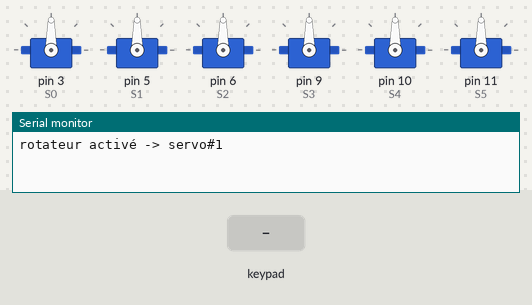
Bench run of a sketch on a simulated Arduino Uno, built with avr-gcc and run on an emulated ATmega328P. Parts: 6 × servo, the last lines printed to the serial monitor. The inputs (shaded band) are chosen by the test bench.

Above: at 1.2 s.
1.3 s: key 'U' pressed
At 2.9 s:
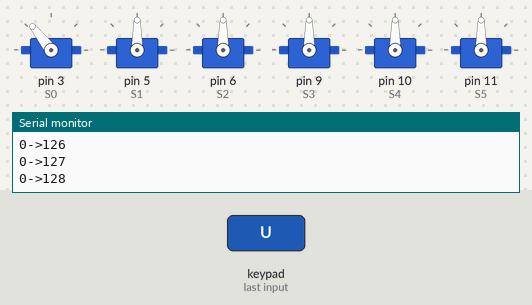
3.2 s: key 'L' pressed
At 4.0 s:
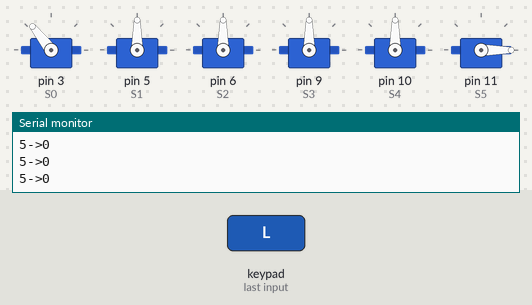
4.7 s: key 'D' pressed
At 6.3 s:
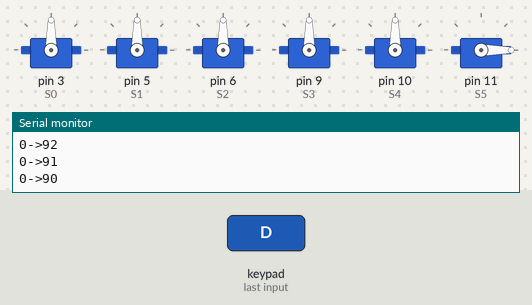
6.6 s: key 'D' pressed
At 8.0 s:
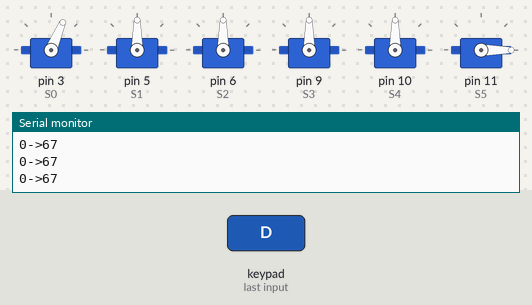
8.3 s: key 'U' pressed
At 9.4 s:
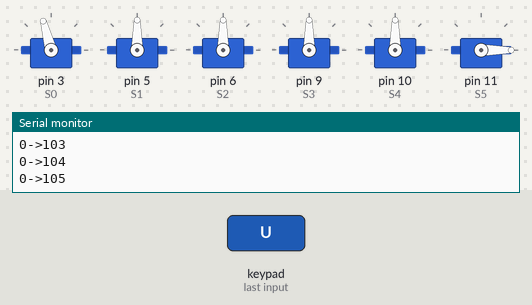
Timing chart, 0 to 11.2 s (numbered marks = the images above; inputs shaded):
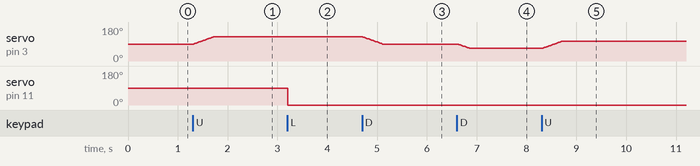

The sketch:

inMoov_control_6servos_nunchuk.ino
```cpp
//Librairies indispensables
#include <Nunchuk.h>
#include <Servo.h>
#include <Wire.h>

//Construction des objets Servo => fonctions  => index dans le tableau
Servo S0; //servo => 0
Servo S1; //servo => 1
Servo S2; //servo => 2
Servo S3;//servo => 3
Servo S4;//servo => 4
Servo S5;//servo => 5 et géré par X

String servo_name[5] = {"servo#0","servo#1","servo#2","servo#3","servo#4"};
//Définitions des valeurs initiales
//---------------------------------
int servo_min[5] = {67,80,80,80,80};
int servo_max[5] = {143,100,100,100,100};
int servo_rest[5] = {90,90,90,90,90}; //position à la mise sous tension
int servo_rev[5] = {0,0,0,0,0}; //sens de fonctionnement des servos 0=normal 1=reverse


int servo_speed = 1 ;//vitesse des servos : entre 1 (lent) à 10 (rapide) ; 3 est une bonne valeur à priori

//gestion du 'rotateur' pour les servos : à chaque appui sur Z on change de servo (en réalité on détecte le relachement du bouton, qui est unique dans une série de cycles loop)
int servo = 0; //servo#0 est le servo activé au démarrage
int reAct = 1 ; //on positionne le reAct prêt à détecter un passage Z de 1 à 0

//le servo#5 est au repos à mi-course
int S5_rest = 90;
int S5_min = 0;
int S5_max = 180;
int S5_rev = 0;

// SETUP ********************
void setup() {
// attacher les servos
S0.attach(3);
S1.attach(5);
S2.attach(6);
S3.attach(9);
S4.attach(10);
S5.attach(11);

////position de repos
S0.write(servo_rest[0]);
S1.write(servo_rest[1]);
S2.write(servo_rest[2]);
S3.write(servo_rest[3]);
S4.write(servo_rest[4]);
S5.write(S5_rest);


Serial.begin(9600); //ouverture du port Série
Wire.begin(); //début de la liaison I2C
nunchuk_init(); //init de la lib du Nunchuk
}
// endof SETUP
// LOOP *********************************
void loop() {
  //lecture des infos du nunchuk
  if (nunchuk_read()){
        int x = nunchuk_joystickX();    //joystick X position
        int y = nunchuk_joystickY();    //joystick Y position
         boolean z = nunchuk_buttonZ();  //z button status
         boolean c = nunchuk_buttonC();  //c button status
        delay(10);
        rotator(c,z); //écoute Z et C pour rotation de servos
        int activeServo = getActiveServo(servo); //servo actif
        //on travaille sur Y pour ouvrir ou fermer un servo
        if (y > 40 || y < -40) {
          int rest = moveDevice (activeServo,
                   servo_rest[activeServo],
                   servo_max[activeServo],
                   servo_min[activeServo],
                   servo_rev[activeServo],
                   servo_speed,
                   y);

          servo_rest[activeServo] = rest;
        }
        //on travaille sur X pour tourner le S5
        if (x > 40 || x < -40) {
          int rest = moveDevice (5,
                   servo_rest[S5_rest],
                   servo_max[S5_max],
                   servo_min[S5_min],
                   servo_rev[S5_rev],
                   servo_speed,
                   x);

          S5_rest = rest ;
        }

        }
  }
//endof LOOP
//fonctions--------------------------------------------------------------------------------------------------------

// moveDevice reçoit les paramètres d'un servo à actionner ; l'incrément servoSpeed détermine le pas et donc la vitesse
// device : n°d'index du servo concerné
// dev_rest : position instantanée
// dev_max et dev_min : extrêmes à ne pas dépasser
// dev_rev : indicateur de reverse, indique si le servo doit fonctionner à l'envers (auquel cas on calcule le pas différemment)
// value : valeur de l'axe du Nunchuk ; dans ce sketch cette valeur donne uniquement le sens de fonctionnementet n'entre pas en compte dans le calcul de la position à atteindre
int moveDevice (int device, int dev_rest, int dev_max, int dev_min, int dev_rev, int servo_speed, int value){
  if (value > 0) { // sens "positif"

    if (dev_rev == 0) { //si le device est inversé on décrémente
      dev_rest += servo_speed;
    }
    else {
      dev_rest -= servo_speed;
    }

    if (dev_rest > dev_max) {dev_rest = dev_max ;} // ne pas dépasser les valeurs limites !!
    else if (dev_rest < dev_min) {dev_rest = dev_min ;}

//on actionne le servo concerné uniquement
    switch (device){
        case 0:
        Serial.println(String(device) + "->" + String(dev_rest));
        S0.write(dev_rest);
        break;
        case 1:
        Serial.println(String(device) + "->" + String(dev_rest));
        S1.write(dev_rest);
        break;
        case 2:
        Serial.println(String(device) + "->" + String(dev_rest));
        S2.write(dev_rest);
        break;
        case 3:
        Serial.println(String(device) + "->" + String(dev_rest));
        S3.write(dev_rest);
        break;
        case 4:
        Serial.println(String(device) + "->" + String(dev_rest));
        S4.write(dev_rest);
        break;
        case 5:
        Serial.println(String(device) + "->" + String(dev_rest));
        S5.write(dev_rest);
        break;
    }
  }
  if (value < 0) { //sens "négatif"

        if (dev_rev == 0) { //si le device est inversé on incrémente
      dev_rest -= servo_speed;
    }
    else {
      dev_rest += servo_speed;
    }

    if (dev_rest > dev_max) {dev_rest = dev_max ;} // ne pas dépasser les valeurs limites !!
    else if (dev_rest < dev_min) {dev_rest = dev_min ;}

    switch (device){
        case 0:
        Serial.println(String(device) + "->" + String(dev_rest));
        S0.write(dev_rest);
        break;
        case 1:
        Serial.println(String(device) + "->" + String(dev_rest));
        S1.write(dev_rest);
        break;
        case 2:
        Serial.println(String(device) + "->" + String(dev_rest));
        S2.write(dev_rest);
        break;
        case 3:
        Serial.println(String(device) + "->" + String(dev_rest));
        S3.write(dev_rest);
        break;
        case 4:
        Serial.println(String(device) + "->" + String(dev_rest));
        S4.write(dev_rest);
        break;
        case 5:
        Serial.println(String(device) + "->" + String(dev_rest));
        S5.write(dev_rest);
        break;
    }
  }
  return dev_rest;
}


void printActiveServo(int param){ //envoi un message sur serial précisant le doigt actif
  switch (param) {
    case 0:
      Serial.println("servo#0 est actif");
    break;
    case 1:
      Serial.println("servo#1 est actif");
    break;
    case 2:
      Serial.println("servo2 est actif");
    break;
    case 3:
      Serial.println("servo#3 est actif");
    break;
    case 4:
      Serial.println("servo#4 est actif");
    break;
        }
}


void rotator(boolean c, boolean z){//gestion du rotateur de servo, activé par Z
            if ( z == 1 && reAct == 0){ //détection du Z et armement de reAct
              //Serial.println(z);
              printActiveServo(servo);
              delay(10);
              reAct = 1;
            }
            if ( z == 0 && reAct == 1){ //détection du relachement du Z et contrôle de reAct ; si reAct est armé on change de servo (+1)
              reAct = 0;
              servo += 1;
                  if (servo > 4)
                  {servo = 0;}
              Serial.print("rotateur activé -> ");
              Serial.println(servo_name[servo]);
            }
            if ( c == 1 && reAct == 0 ) { //détection de C et affiche le servo actif
              int active_servo = getActiveServo(servo);
              printActiveServo(active_servo);
              delay(10);}
}

int getActiveServo (int servo){ //renvoie le rang du servo actif
  int active_servo = (servo - 1) ;
  if (active_servo < 0) {active_servo = 4;}
  return active_servo;
}
```

Measured:
- after the input at 1.3 s, servo on pin 3 (S0): moves from 90° to 128° over 0.39 s, starting at once
- after the input at 3.2 s, servo on pin 11 (S5): 90° → 0° at once
- after the input at 4.7 s, servo on pin 3 (S0): moves from 128° to 90° over 0.39 s, starting at once
- after the input at 6.6 s, servo on pin 3 (S0): moves from 90° to 67° over 0.23 s, starting at once
- after the input at 8.3 s, servo on pin 3 (S0): moves from 67° to 105° over 0.39 s, starting at once
